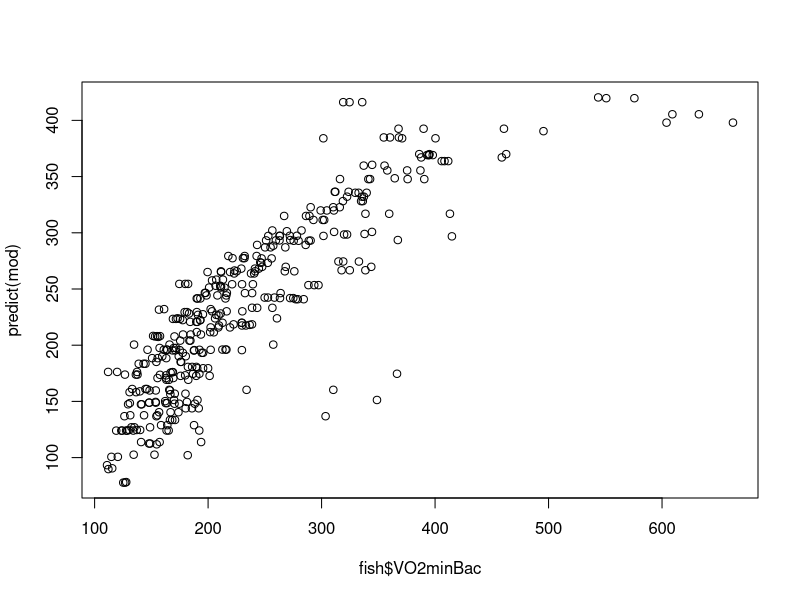
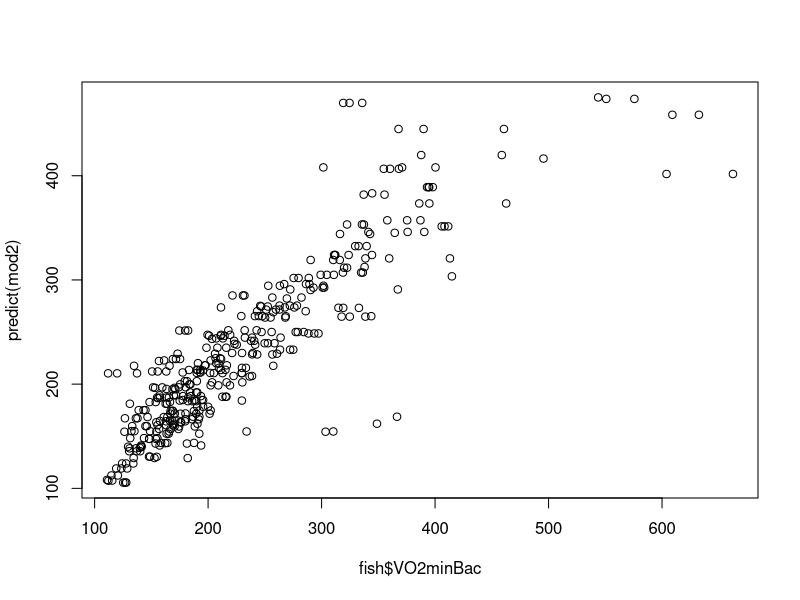

These charts were generated, in order, by the following R code: (Note: this script raises an error after producing the figures.)
# some fish analysis

# David Lawrence Miller 4 December 2017

## 1. datastuff

# load some data, from JvdH, 4/11/2017
library(readxl)
fish <- read_xlsx("FHL_FishVO2_allreps.xlsx")

# make the things that need to be factors factors
fish$Fish <- as.factor(fish$Fish)
fish$Flow <- as.factor(fish$Flow)
fish$Rep <- as.factor(fish$Rep)
# make a speed^2 variable for convenience
fish$Speed2 <- fish$Speed^2



## 2. let's fit some simple models...

library(nlme)
# comparing using speed and speed^2
mod <- lme(VO2minBac ~ Flow:Speed, list(Fish=~1), data=fish)
mod2 <- lme(VO2minBac ~ Flow:Speed2, list(Fish=~1), data=fish)

# comparing observed and predicted values...
# looks like there is some non-linearity when speed is used
plot(fish$VO2minBac, predict(mod))
# much better with speed^2!
plot(fish$VO2minBac, predict(mod2))

# okay but this wasn't in the list of models that we wanted to check
# instead want to fit something of the form
#  O2 ~ a + b*Speed^c
# estimate a,b,c and have a random effect for fish
# each a,b,c has two levels, one for each treatment (Laminar/Turbulent)

# NOTES:
# - formula is NOT a standard R formula
# - fixed specifies the form for the fixed effects (the a,b,c parameters)
# - random says what the random effects are (random intercept for a)
# - starting values are from previous magic
modr <- nlme(VO2minBac~a+b*Speed^c,
             fixed = a+b+c~Flow,
             random = a~1|Fish,
             start=c(168.7038472,0, 6,0, 2.2036793, 0),
             data=fish)



# does this seem right?
summary(modr)
summary(modr_cor)

# plot observed vs predicted
par(mfrow=c(1,2))
plot(fish$VO2minBac, predict(modr),
     main="modr - observed vs predicted",
     asp=1,
     xlab="Observed VO2minBac", ylab="Predicted VO2minBac")
abline(a=0,b=1, col="blue", lty=2)
# same but average over repetitions...
# (a bit cleaner)
plot(aggregate(fish$VO2minBac, list(fish$Speed, fish$Flow, fish$Fish), mean)$x,
     aggregate(predict(modr), list(fish$Speed, fish$Flow, fish$Fish), mean)$x,
     main="modr - aggregated observed vs predicted",
     asp=1,
     xlab="Observed VO2minBac", ylab="Predicted VO2minBac")
abline(a=0,b=1, col="blue", lty=2)


## 3. model checking...

# per fish residuals
# - this looks okay, no major variations
bp_dat <- data.frame(resids = residuals(modr),
                     Fish   = fish$Fish)
boxplot(resids~Fish, bp_dat, varwidth=TRUE, ylim=c(-100, 200))

# residuals by Speed
# - these look okay too, maybe some increase in variance at higher speeds?
dat <- data.frame(residuals = residuals(modr),
#                  Speed     = cut(fish$Speed, seq(0.25,4.75,0.5)))
                  Speed     = cut(fish$Speed, c(seq(0.25,3.75,0.5), 4.75)))
boxplot(residuals~Speed, dat, varwidth=TRUE, ylim=c(-100, 200))

# predictions vs. residuals
# - hmm, looks like we do a bad job for very large O2 values?
plot(modr)

plot(modr, resid(.) ~ Speed)


# what aout a q-q plot of the residuals
# - not perfect: looks like we aren't doing such a good job in the tails?
qqnorm(modr, abline=c(0,1))

# q-q of the random effects (we think they should be normal)
qqnorm(modr, ~ranef(., type="p"), abline=c(0,1))





## 4. prediction plots
library(ggplot2)

# plot predictions per Fish
# make prediction grid, then predict
preddat <- expand.grid(Speed = seq(0.5, 4.5, by=0.1),
                       Flow  = c("L", "T"),
                       Fish  = unique(fish$Fish))
plotty <- predict(modr, preddat, level=1)
plotty <- cbind(preddat, VO2minBac=plotty)

p <- ggplot(plotty, aes(x=Speed, y=VO2minBac, group=Flow, colour=Flow)) +
  geom_line(size=0.75, linetype=2) +
  geom_point(data=fish, size=1.5, aes(shape=Flow)) +
  facet_wrap(~Fish, nrow=2) +
  theme_minimal() +
  scale_colour_manual(values=c("red", "blue")) +
  scale_shape_manual(values=c(17, 16))
print(p)



# plot predictions averaged over Fish
# make prediction grid, then predict
preddat <- expand.grid(Speed = seq(0.5, 4.5, by=0.1),
                       Flow  =  c("L", "T"))
plotty <- predict(modr, preddat, level=0)
plotty <- cbind(preddat, VO2minBac=plotty)

p <- ggplot(plotty, aes(x=Speed, y=VO2minBac, group=Flow, colour=Flow)) +
  geom_line(size=0.75, linetype=2) +
  geom_point(data=fish, size=1.5, aes(shape=Flow)) +
  theme_minimal() +
  scale_colour_manual(values=c("red", "blue")) +
  scale_shape_manual(values=c(17, 16))
print(p)







# if we wanted to be really fancy we might do this...
#library(mgcv)
#modgam <- gam(VO2minBac ~ s(Speed, Flow, bs="fs") +s(Fish, bs="re"), data=fish)


